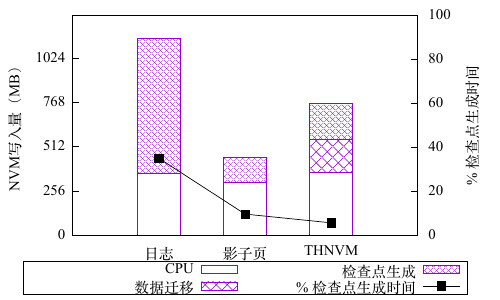

Recreate this plot in gnuplot.
set terminal pdfcairo enhanced font "Times New Roman,16"
set size 1,1

set output "slid-bw.pdf"

set style data histograms
set style histogram rowstacked
set boxwidth 0.5
set style fill pattern 0

set ylabel 'NVM写入量（MB）'
set yrange [0:1270]
set ytic 256 nomirror
set xtic nomirror
set x2rang [0:4]
set y2label '% 检查点生成时间'
set y2range [0:100]
set y2tic

set key below box
plot 'slid-bw.data' using 2:xtic(1) axes x1y1 ls 1 title "CPU", \
    '' using 3:xtic(1) axes x1y1 ls 1 title "数据迁移", \
    '' using 4:xtic(1) axes x1y1 ls 1 title "检查点生成", \
    'slid-ckpt.data' axes x2y2 with linespoints lt -1 pt 5 title "% 检查点生成时间"

